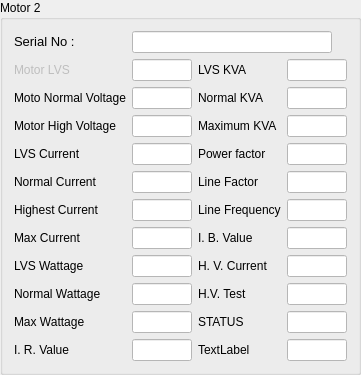
        <widget class="QGroupBox" name="groupBox_27">
         <property name="title">
          <string>Motor 2</string>
         </property>
         <layout class="QGridLayout" name="gridLayout_7">
          <item row="15" column="1">
           <widget class="QLineEdit" name="m2normalwattage">
            <property name="enabled">
             <bool>false</bool>
            </property>
            <property name="sizePolicy">
             <sizepolicy hsizetype="Fixed" vsizetype="Fixed">
              <horstretch>0</horstretch>
              <verstretch>0</verstretch>
             </sizepolicy>
            </property>
            <property name="minimumSize">
             <size>
              <width>50</width>
              <height>22</height>
             </size>
            </property>
            <property name="maximumSize">
             <size>
              <width>60</width>
              <height>30</height>
             </size>
            </property>
            <property name="styleSheet">
             <string notr="true">background-color: rgb(255, 255, 255);</string>
            </property>
            <property name="cursorMoveStyle">
             <enum>Qt::LogicalMoveStyle</enum>
            </property>
           </widget>
          </item>
          <item row="1" column="0">
           <widget class="QLabel" name="m2lbl1">
            <property name="enabled">
             <bool>false</bool>
            </property>
            <property name="text">
             <string>Motor LVS</string>
            </property>
           </widget>
          </item>
          <item row="5" column="1">
           <widget class="QLineEdit" name="m2normalcurrent">
            <property name="enabled">
             <bool>false</bool>
            </property>
            <property name="sizePolicy">
             <sizepolicy hsizetype="Fixed" vsizetype="Fixed">
              <horstretch>0</horstretch>
              <verstretch>0</verstretch>
             </sizepolicy>
            </property>
            <property name="minimumSize">
             <size>
              <width>50</width>
              <height>22</height>
             </size>
            </property>
            <property name="maximumSize">
             <size>
              <width>60</width>
              <height>30</height>
             </size>
            </property>
            <property name="styleSheet">
             <string notr="true">background-color: rgb(255, 255, 255);</string>
            </property>
            <property name="cursorMoveStyle">
             <enum>Qt::LogicalMoveStyle</enum>
            </property>
           </widget>
          </item>
          <item row="17" column="1">
           <widget class="QLineEdit" name="m2IRValue">
            <property name="enabled">
             <bool>false</bool>
            </property>
            <property name="sizePolicy">
             <sizepolicy hsizetype="Fixed" vsizetype="Fixed">
              <horstretch>0</horstretch>
              <verstretch>0</verstretch>
             </sizepolicy>
            </property>
            <property name="minimumSize">
             <size>
              <width>50</width>
              <height>22</height>
             </size>
            </property>
            <property name="maximumSize">
             <size>
              <width>60</width>
              <height>30</height>
             </size>
            </property>
            <property name="styleSheet">
             <string notr="true">background-color: rgb(255, 255, 255);</string>
            </property>
            <property name="cursorMoveStyle">
             <enum>Qt::LogicalMoveStyle</enum>
            </property>
           </widget>
          </item>
          <item row="2" column="0">
           <widget class="QLabel" name="m2lbl2">
            <property name="text">
             <string>Moto Normal Voltage</string>
            </property>
           </widget>
          </item>
          <item row="3" column="3">
           <widget class="QLineEdit" name="m2maximumkva">
            <property name="enabled">
             <bool>false</bool>
            </property>
            <property name="sizePolicy">
             <sizepolicy hsizetype="Fixed" vsizetype="Fixed">
              <horstretch>0</horstretch>
              <verstretch>0</verstretch>
             </sizepolicy>
            </property>
            <property name="minimumSize">
             <size>
              <width>50</width>
              <height>22</height>
             </size>
            </property>
            <property name="maximumSize">
             <size>
              <width>60</width>
              <height>30</height>
             </size>
            </property>
            <property name="styleSheet">
             <string notr="true">background-color: rgb(255, 255, 255);</string>
            </property>
            <property name="cursorMoveStyle">
             <enum>Qt::LogicalMoveStyle</enum>
            </property>
           </widget>
          </item>
          <item row="10" column="2">
           <widget class="QLabel" name="m2lbl17">
            <property name="text">
             <string>Line Frequency</string>
            </property>
           </widget>
          </item>
          <item row="0" column="1" colspan="3">
           <widget class="QLineEdit" name="m2serial_no">
            <property name="enabled">
             <bool>true</bool>
            </property>
            <property name="sizePolicy">
             <sizepolicy hsizetype="Fixed" vsizetype="Fixed">
              <horstretch>0</horstretch>
              <verstretch>0</verstretch>
             </sizepolicy>
            </property>
            <property name="maximumSize">
             <size>
              <width>200</width>
              <height>16777215</height>
             </size>
            </property>
            <property name="styleSheet">
             <string notr="true">background-color: rgb(255, 255, 255);</string>
            </property>
           </widget>
          </item>
          <item row="3" column="1">
           <widget class="QLineEdit" name="m2motorhighvoltage">
            <property name="enabled">
             <bool>false</bool>
            </property>
            <property name="sizePolicy">
             <sizepolicy hsizetype="Fixed" vsizetype="Fixed">
              <horstretch>0</horstretch>
              <verstretch>0</verstretch>
             </sizepolicy>
            </property>
            <property name="minimumSize">
             <size>
              <width>50</width>
              <height>22</height>
             </size>
            </property>
            <property name="maximumSize">
             <size>
              <width>60</width>
              <height>30</height>
             </size>
            </property>
            <property name="styleSheet">
             <string notr="true">background-color: rgb(255, 255, 255);</string>
            </property>
            <property name="cursorMoveStyle">
             <enum>Qt::LogicalMoveStyle</enum>
            </property>
           </widget>
          </item>
          <item row="1" column="3">
           <widget class="QLineEdit" name="m2lvskva">
            <property name="enabled">
             <bool>false</bool>
            </property>
            <property name="sizePolicy">
             <sizepolicy hsizetype="Fixed" vsizetype="Fixed">
              <horstretch>0</horstretch>
              <verstretch>0</verstretch>
             </sizepolicy>
            </property>
            <property name="minimumSize">
             <size>
              <width>50</width>
              <height>22</height>
             </size>
            </property>
            <property name="maximumSize">
             <size>
              <width>60</width>
              <height>30</height>
             </size>
            </property>
            <property name="styleSheet">
             <string notr="true">background-color: rgb(255, 255, 255);</string>
            </property>
            <property name="cursorMoveStyle">
             <enum>Qt::LogicalMoveStyle</enum>
            </property>
           </widget>
          </item>
          <item row="2" column="2">
           <widget class="QLabel" name="m2lbl13">
            <property name="text">
             <string>Normal KVA</string>
            </property>
           </widget>
          </item>
          <item row="16" column="3">
           <widget class="QLineEdit" name="m2status">
            <property name="enabled">
             <bool>false</bool>
            </property>
            <property name="sizePolicy">
             <sizepolicy hsizetype="Fixed" vsizetype="Fixed">
              <horstretch>0</horstretch>
              <verstretch>0</verstretch>
             </sizepolicy>
            </property>
            <property name="minimumSize">
             <size>
              <width>50</width>
              <height>22</height>
             </size>
            </property>
            <property name="maximumSize">
             <size>
              <width>60</width>
              <height>30</height>
             </size>
            </property>
            <property name="styleSheet">
             <string notr="true">background-color: rgb(255, 255, 255);</string>
            </property>
            <property name="cursorMoveStyle">
             <enum>Qt::LogicalMoveStyle</enum>
            </property>
           </widget>
          </item>
          <item row="10" column="3">
           <widget class="QLineEdit" name="m2linefrequency">
            <property name="enabled">
             <bool>false</bool>
            </property>
            <property name="sizePolicy">
             <sizepolicy hsizetype="Fixed" vsizetype="Fixed">
              <horstretch>0</horstretch>
              <verstretch>0</verstretch>
             </sizepolicy>
            </property>
            <property name="minimumSize">
             <size>
              <width>50</width>
              <height>22</height>
             </size>
            </property>
            <property name="maximumSize">
             <size>
              <width>60</width>
              <height>30</height>
             </size>
            </property>
            <property name="styleSheet">
             <string notr="true">background-color: rgb(255, 255, 255);</string>
            </property>
            <property name="cursorMoveStyle">
             <enum>Qt::LogicalMoveStyle</enum>
            </property>
           </widget>
          </item>
          <item row="13" column="3">
           <widget class="QLineEdit" name="m2hvcurrent">
            <property name="enabled">
             <bool>false</bool>
            </property>
            <property name="sizePolicy">
             <sizepolicy hsizetype="Fixed" vsizetype="Fixed">
              <horstretch>0</horstretch>
              <verstretch>0</verstretch>
             </sizepolicy>
            </property>
            <property name="minimumSize">
             <size>
              <width>50</width>
              <height>22</height>
             </size>
            </property>
            <property name="maximumSize">
             <size>
              <width>60</width>
              <height>30</height>
             </size>
            </property>
            <property name="styleSheet">
             <string notr="true">background-color: rgb(255, 255, 255);</string>
            </property>
            <property name="cursorMoveStyle">
             <enum>Qt::LogicalMoveStyle</enum>
            </property>
           </widget>
          </item>
          <item row="11" column="1">
           <widget class="QLineEdit" name="m2maxcurrent">
            <property name="enabled">
             <bool>false</bool>
            </property>
            <property name="sizePolicy">
             <sizepolicy hsizetype="Fixed" vsizetype="Fixed">
              <horstretch>0</horstretch>
              <verstretch>0</verstretch>
             </sizepolicy>
            </property>
            <property name="minimumSize">
             <size>
              <width>50</width>
              <height>22</height>
             </size>
            </property>
            <property name="maximumSize">
             <size>
              <width>60</width>
              <height>30</height>
             </size>
            </property>
            <property name="styleSheet">
             <string notr="true">background-color: rgb(255, 255, 255);</string>
            </property>
            <property name="cursorMoveStyle">
             <enum>Qt::LogicalMoveStyle</enum>
            </property>
           </widget>
          </item>
          <item row="17" column="2">
           <widget class="QLabel" name="m2lbl22">
            <property name="text">
             <string>TextLabel</string>
            </property>
           </widget>
          </item>
          <item row="13" column="2">
           <widget class="QLabel" name="m2lbl19">
            <property name="text">
             <string>H. V. Current</string>
            </property>
           </widget>
          </item>
          <item row="4" column="2">
           <widget class="QLabel" name="m2lbl15">
            <property name="text">
             <string>Power factor</string>
            </property>
           </widget>
          </item>
          <item row="15" column="0">
           <widget class="QLabel" name="m2lbl9">
            <property name="text">
             <string>Normal Wattage</string>
            </property>
           </widget>
          </item>
          <item row="5" column="3">
           <widget class="QLineEdit" name="m2linefactor">
            <property name="enabled">
             <bool>false</bool>
            </property>
            <property name="sizePolicy">
             <sizepolicy hsizetype="Fixed" vsizetype="Fixed">
              <horstretch>0</horstretch>
              <verstretch>0</verstretch>
             </sizepolicy>
            </property>
            <property name="minimumSize">
             <size>
              <width>50</width>
              <height>22</height>
             </size>
            </property>
            <property name="maximumSize">
             <size>
              <width>60</width>
              <height>30</height>
             </size>
            </property>
            <property name="styleSheet">
             <string notr="true">background-color: rgb(255, 255, 255);</string>
            </property>
            <property name="cursorMoveStyle">
             <enum>Qt::LogicalMoveStyle</enum>
            </property>
           </widget>
          </item>
          <item row="15" column="2">
           <widget class="QLabel" name="m2lbl20">
            <property name="text">
             <string>H.V. Test</string>
            </property>
           </widget>
          </item>
          <item row="2" column="1">
           <widget class="QLineEdit" name="m2_normal_voltage">
            <property name="enabled">
             <bool>false</bool>
            </property>
            <property name="sizePolicy">
             <sizepolicy hsizetype="Fixed" vsizetype="Fixed">
              <horstretch>0</horstretch>
              <verstretch>0</verstretch>
             </sizepolicy>
            </property>
            <property name="minimumSize">
             <size>
              <width>50</width>
              <height>22</height>
             </size>
            </property>
            <property name="maximumSize">
             <size>
              <width>60</width>
              <height>30</height>
             </size>
            </property>
            <property name="styleSheet">
             <string notr="true">background-color: rgb(255, 255, 255);</string>
            </property>
            <property name="cursorMoveStyle">
             <enum>Qt::LogicalMoveStyle</enum>
            </property>
           </widget>
          </item>
          <item row="10" column="0">
           <widget class="QLabel" name="m2lbl6">
            <property name="text">
             <string>Highest Current</string>
            </property>
           </widget>
          </item>
          <item row="11" column="3">
           <widget class="QLineEdit" name="m2ibvalue">
            <property name="enabled">
             <bool>false</bool>
            </property>
            <property name="sizePolicy">
             <sizepolicy hsizetype="Fixed" vsizetype="Fixed">
              <horstretch>0</horstretch>
              <verstretch>0</verstretch>
             </sizepolicy>
            </property>
            <property name="minimumSize">
             <size>
              <width>50</width>
              <height>22</height>
             </size>
            </property>
            <property name="maximumSize">
             <size>
              <width>60</width>
              <height>30</height>
             </size>
            </property>
            <property name="styleSheet">
             <string notr="true">background-color: rgb(255, 255, 255);</string>
            </property>
            <property name="cursorMoveStyle">
             <enum>Qt::LogicalMoveStyle</enum>
            </property>
           </widget>
          </item>
          <item row="16" column="2">
           <widget class="QLabel" name="m2lbl21">
            <property name="text">
             <string>STATUS</string>
            </property>
           </widget>
          </item>
          <item row="16" column="0">
           <widget class="QLabel" name="m2lbl10">
            <property name="text">
             <string>Max Wattage</string>
            </property>
           </widget>
          </item>
          <item row="1" column="1">
           <widget class="QLineEdit" name="m2_motor_lvs">
            <property name="enabled">
             <bool>false</bool>
            </property>
            <property name="sizePolicy">
             <sizepolicy hsizetype="Fixed" vsizetype="Fixed">
              <horstretch>0</horstretch>
              <verstretch>0</verstretch>
             </sizepolicy>
            </property>
            <property name="minimumSize">
             <size>
              <width>50</width>
              <height>22</height>
             </size>
            </property>
            <property name="maximumSize">
             <size>
              <width>60</width>
              <height>30</height>
             </size>
            </property>
            <property name="styleSheet">
             <string notr="true">background-color: rgb(255, 255, 255);</string>
            </property>
            <property name="cursorMoveStyle">
             <enum>Qt::LogicalMoveStyle</enum>
            </property>
           </widget>
          </item>
          <item row="11" column="2">
           <widget class="QLabel" name="m2lbl18">
            <property name="text">
             <string>I. B. Value</string>
            </property>
           </widget>
          </item>
          <item row="15" column="3">
           <widget class="QLineEdit" name="m2HVtest">
            <property name="enabled">
             <bool>false</bool>
            </property>
            <property name="sizePolicy">
             <sizepolicy hsizetype="Fixed" vsizetype="Fixed">
              <horstretch>0</horstretch>
              <verstretch>0</verstretch>
             </sizepolicy>
            </property>
            <property name="minimumSize">
             <size>
              <width>50</width>
              <height>22</height>
             </size>
            </property>
            <property name="maximumSize">
             <size>
              <width>60</width>
              <height>30</height>
             </size>
            </property>
            <property name="styleSheet">
             <string notr="true">background-color: rgb(255, 255, 255);</string>
            </property>
            <property name="cursorMoveStyle">
             <enum>Qt::LogicalMoveStyle</enum>
            </property>
           </widget>
          </item>
          <item row="1" column="2">
           <widget class="QLabel" name="m2lbl12">
            <property name="text">
             <string>LVS KVA</string>
            </property>
           </widget>
          </item>
          <item row="11" column="0">
           <widget class="QLabel" name="m2lbl7">
            <property name="text">
             <string>Max Current</string>
            </property>
           </widget>
          </item>
          <item row="10" column="1">
           <widget class="QLineEdit" name="m2highestcurrent">
            <property name="enabled">
             <bool>false</bool>
            </property>
            <property name="sizePolicy">
             <sizepolicy hsizetype="Fixed" vsizetype="Fixed">
              <horstretch>0</horstretch>
              <verstretch>0</verstretch>
             </sizepolicy>
            </property>
            <property name="minimumSize">
             <size>
              <width>50</width>
              <height>22</height>
             </size>
            </property>
            <property name="maximumSize">
             <size>
              <width>60</width>
              <height>30</height>
             </size>
            </property>
            <property name="styleSheet">
             <string notr="true">background-color: rgb(255, 255, 255);</string>
            </property>
            <property name="cursorMoveStyle">
             <enum>Qt::LogicalMoveStyle</enum>
            </property>
           </widget>
          </item>
          <item row="13" column="1">
           <widget class="QLineEdit" name="m2lvswattage">
            <property name="enabled">
             <bool>false</bool>
            </property>
            <property name="sizePolicy">
             <sizepolicy hsizetype="Fixed" vsizetype="Fixed">
              <horstretch>0</horstretch>
              <verstretch>0</verstretch>
             </sizepolicy>
            </property>
            <property name="minimumSize">
             <size>
              <width>50</width>
              <height>22</height>
             </size>
            </property>
            <property name="maximumSize">
             <size>
              <width>60</width>
              <height>30</height>
             </size>
            </property>
            <property name="styleSheet">
             <string notr="true">background-color: rgb(255, 255, 255);</string>
            </property>
            <property name="cursorMoveStyle">
             <enum>Qt::LogicalMoveStyle</enum>
            </property>
           </widget>
          </item>
          <item row="17" column="0">
           <widget class="QLabel" name="m2lbl11">
            <property name="text">
             <string>I. R. Value</string>
            </property>
           </widget>
          </item>
          <item row="0" column="0">
           <widget class="QLabel" name="m2_h_serial">
            <property name="text">
             <string>&lt;html&gt;&lt;head/&gt;&lt;body&gt;&lt;p&gt;&lt;span style=&quot; font-size:10pt;&quot;&gt;Serial No :&lt;/span&gt;&lt;/p&gt;&lt;/body&gt;&lt;/html&gt;</string>
            </property>
           </widget>
          </item>
          <item row="4" column="1">
           <widget class="QLineEdit" name="m2lvscurrent">
            <property name="enabled">
             <bool>false</bool>
            </property>
            <property name="sizePolicy">
             <sizepolicy hsizetype="Fixed" vsizetype="Fixed">
              <horstretch>0</horstretch>
              <verstretch>0</verstretch>
             </sizepolicy>
            </property>
            <property name="minimumSize">
             <size>
              <width>50</width>
              <height>22</height>
             </size>
            </property>
            <property name="maximumSize">
             <size>
              <width>60</width>
              <height>30</height>
             </size>
            </property>
            <property name="styleSheet">
             <string notr="true">background-color: rgb(255, 255, 255);</string>
            </property>
            <property name="cursorMoveStyle">
             <enum>Qt::LogicalMoveStyle</enum>
            </property>
           </widget>
          </item>
          <item row="4" column="3">
           <widget class="QLineEdit" name="m2powerfactor">
            <property name="enabled">
             <bool>false</bool>
            </property>
            <property name="sizePolicy">
             <sizepolicy hsizetype="Fixed" vsizetype="Fixed">
              <horstretch>0</horstretch>
              <verstretch>0</verstretch>
             </sizepolicy>
            </property>
            <property name="minimumSize">
             <size>
              <width>50</width>
              <height>22</height>
             </size>
            </property>
            <property name="maximumSize">
             <size>
              <width>60</width>
              <height>30</height>
             </size>
            </property>
            <property name="styleSheet">
             <string notr="true">background-color: rgb(255, 255, 255);</string>
            </property>
            <property name="cursorMoveStyle">
             <enum>Qt::LogicalMoveStyle</enum>
            </property>
           </widget>
          </item>
          <item row="3" column="2">
           <widget class="QLabel" name="m2lbl14">
            <property name="text">
             <string>Maximum KVA</string>
            </property>
           </widget>
          </item>
          <item row="2" column="3">
           <widget class="QLineEdit" name="m2normalkva">
            <property name="enabled">
             <bool>false</bool>
            </property>
            <property name="sizePolicy">
             <sizepolicy hsizetype="Fixed" vsizetype="Fixed">
              <horstretch>0</horstretch>
              <verstretch>0</verstretch>
             </sizepolicy>
            </property>
            <property name="minimumSize">
             <size>
              <width>50</width>
              <height>22</height>
             </size>
            </property>
            <property name="maximumSize">
             <size>
              <width>60</width>
              <height>30</height>
             </size>
            </property>
            <property name="styleSheet">
             <string notr="true">background-color: rgb(255, 255, 255);</string>
            </property>
            <property name="cursorMoveStyle">
             <enum>Qt::LogicalMoveStyle</enum>
            </property>
           </widget>
          </item>
          <item row="13" column="0">
           <widget class="QLabel" name="m2lbl8">
            <property name="text">
             <string>LVS Wattage</string>
            </property>
           </widget>
          </item>
          <item row="5" column="2">
           <widget class="QLabel" name="m2lbl16">
            <property name="text">
             <string>Line Factor</string>
            </property>
           </widget>
          </item>
          <item row="16" column="1">
           <widget class="QLineEdit" name="m2maxwattage">
            <property name="enabled">
             <bool>false</bool>
            </property>
            <property name="sizePolicy">
             <sizepolicy hsizetype="Fixed" vsizetype="Fixed">
              <horstretch>0</horstretch>
              <verstretch>0</verstretch>
             </sizepolicy>
            </property>
            <property name="minimumSize">
             <size>
              <width>50</width>
              <height>22</height>
             </size>
            </property>
            <property name="maximumSize">
             <size>
              <width>60</width>
              <height>30</height>
             </size>
            </property>
            <property name="styleSheet">
             <string notr="true">background-color: rgb(255, 255, 255);</string>
            </property>
            <property name="cursorMoveStyle">
             <enum>Qt::LogicalMoveStyle</enum>
            </property>
           </widget>
          </item>
          <item row="5" column="0">
           <widget class="QLabel" name="m2lbl5">
            <property name="text">
             <string>Normal Current</string>
            </property>
           </widget>
          </item>
          <item row="4" column="0">
           <widget class="QLabel" name="m2lbl4">
            <property name="text">
             <string>LVS Current</string>
            </property>
           </widget>
          </item>
          <item row="17" column="3">
           <widget class="QLineEdit" name="lineEdit_v1_36">
            <property name="enabled">
             <bool>false</bool>
            </property>
            <property name="sizePolicy">
             <sizepolicy hsizetype="Fixed" vsizetype="Fixed">
              <horstretch>0</horstretch>
              <verstretch>0</verstretch>
             </sizepolicy>
            </property>
            <property name="minimumSize">
             <size>
              <width>50</width>
              <height>22</height>
             </size>
            </property>
            <property name="maximumSize">
             <size>
              <width>60</width>
              <height>30</height>
             </size>
            </property>
            <property name="styleSheet">
             <string notr="true">background-color: rgb(255, 255, 255);</string>
            </property>
            <property name="cursorMoveStyle">
             <enum>Qt::LogicalMoveStyle</enum>
            </property>
           </widget>
          </item>
          <item row="3" column="0">
           <widget class="QLabel" name="m2lbl3">
            <property name="text">
             <string>Motor High Voltage</string>
            </property>
           </widget>
          </item>
         </layout>
        </widget>
